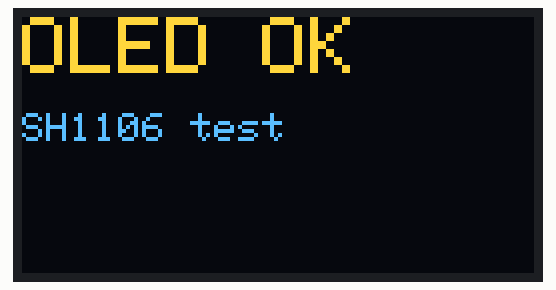
Recording of a sketch running on a simulated ESP32. On the bench: 128×64 one-colour display. The OLED is the two-colour kind (top 16 rows yellow).

Above: at 0.1 s.

The sketch:

sh1106_oled_test.ino
```cpp
#include <Wire.h>
#include <Adafruit_GFX.h>
#include <Adafruit_SH110X.h>

Adafruit_SH1106G display(128, 64, &Wire, -1);

void setup() {
  Serial.begin(115200);
  Wire.begin(21, 22);

  // Use 0x3D here if that was your scanner result.
  if (!display.begin(0x3C, true)) {
    Serial.println("OLED initialization failed");
    while (true) delay(1000);
  }

  display.clearDisplay();
  display.setTextColor(SH110X_WHITE);
  display.setTextSize(2);
  display.setCursor(0, 0);
  display.println("OLED OK");

  display.setTextSize(1);
  display.println();
  display.println("SH1106 test");
  display.display();
}

void loop() {
}
```
